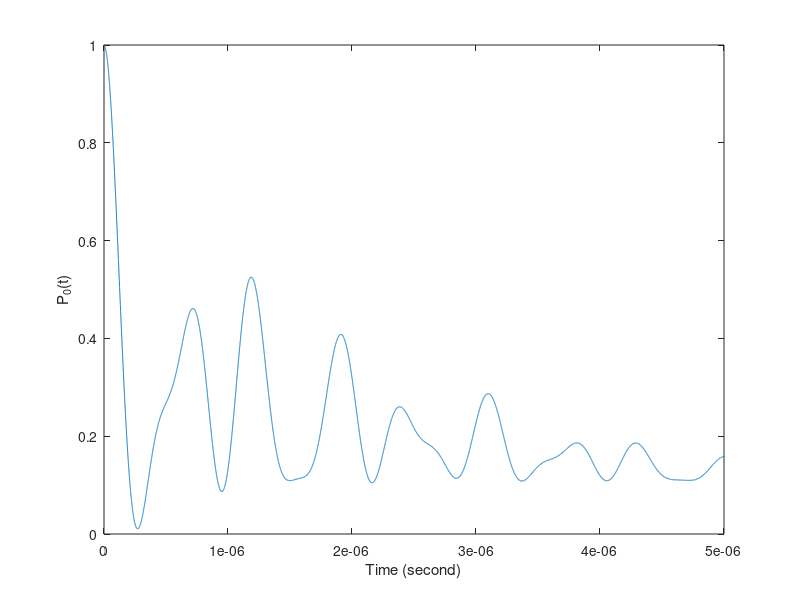
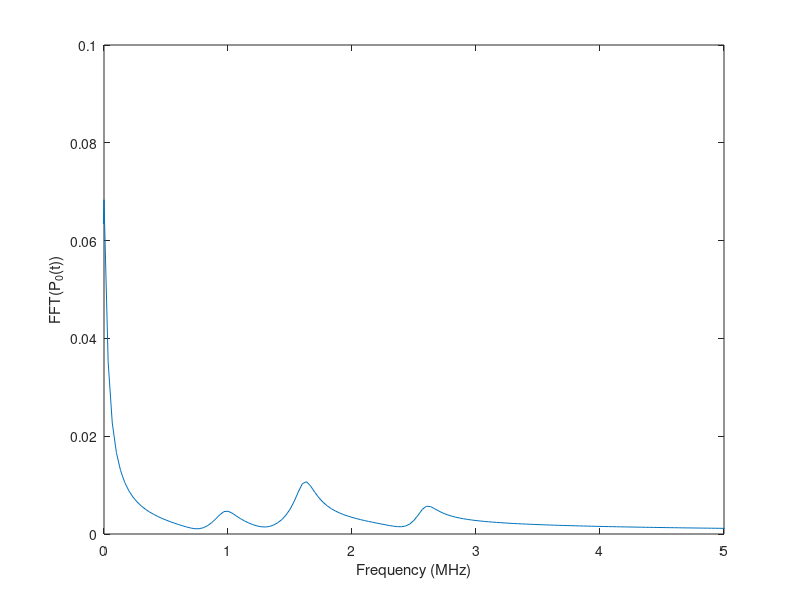

Here is the MATLAB script that generated these plots, in order:
clear
% variables
N = 100000;
n = 3;
t = linspace(0,30e-6,N);
dt = t(2)-t(1);
hbar = 1.05457182e-34;
Omega = 2*pi*1.0e+6;
C_6 = 2*pi*516e9;
lattice_const=6.6;
d12 = lattice_const;
d13 = lattice_const*sqrt(2);
d14 = lattice_const;
d23 = lattice_const;
d24 = lattice_const*sqrt(2);
d34 = lattice_const;

% Matrices and constant
sx = [0,1;1,0];
sz = [1,0;0,-1];
gamma = 2*pi*30*1e3;
F = sqrt(gamma/2)*sz;
I = [1,0;0,1];
P = [1,0;0,0];

% Van der-Waals interaction 
U_matrix = zeros(16,16);
U12 = C_6/d12^6;
U13 = C_6/d13^6;
U14 = C_6/d14^6;
U23 = C_6/d23^6;
U24 = C_6/d24^6;
U34 = C_6/d34^6;

U_matrix(4,4) = U34;
U_matrix(6,6) = U24;
U_matrix(7,7) = U23;
U_matrix(8,8) = U23 + U24 + U34;
U_matrix(10,10) = U14;
U_matrix(11,11) = U13;
U_matrix(12,12) = U13 + U14 + U34;
U_matrix(13,13) = U12;
U_matrix(14,14) = U12 + U14 + U24;
U_matrix(15,15) = U12 + U13 + U23;
U_matrix(16,16) = U12 + U13 + U14 + U23 + U24 + U34;

%Hamiltonian
H = hbar*Omega*(kron(kron(kron(sx,P),I),P) + kron(kron(kron(P,sx),P),I) + kron(kron(kron(I,P),sx),P) + kron(kron(kron(P,I),P),sx))/2 + hbar*U_matrix;

% rho
rho = zeros(size(H,1),size(H,2)); % rho_t 2^N_atom, 2^N_atom 
rho(1,1) = 1;

% Linbladian

L1 = kron(kron(kron(F,I),I),I);
L2 = kron(kron(kron(I,F),I),I);
L3 = kron(kron(kron(I,I),F),I);
L4 = kron(kron(kron(I,I),I),F);
L0 = L1 + L2 + L3 + L4;

%the equation
% rho_dot = @(t,rho) (-sqrt(-1)/hbar)*(H.*rho-rho.*H);   
dt=t(2)-t(1);

for i=1:N
    % {L'*L, rho}
    A1 = L1'*L1*rho + rho*L1'*L1;
    A2 = L2'*L2*rho + rho*L2'*L2;
    A3 = L3'*L3*rho + rho*L3'*L3;
    A4 = L4'*L4*rho + rho*L4'*L4;

    % Linblad Ind and C 
    L_ind = L1*rho*L1' + L2*rho*L2' + L3*rho*L3' - 1/2*(A1 + A2 + A3 + A4);
    L_c = L0*rho*L0' - 1/2*(L0'*L0*rho + rho*L0'*L0);
    % Runge-Kutta
    rho_dot = @(t,rho) (-sqrt(-1)/hbar)*(H*rho-rho*H) + L_ind + L_c;

    k_1 = rho_dot(t(i),rho);
    k_2 = rho_dot(t(i)+0.5*dt,rho+0.5*dt*k_1);
    k_3 = rho_dot((t(i)+0.5*dt),(rho+0.5*dt*k_2));
    k_4 = rho_dot((t(i)+dt),(rho+k_3*dt));
    rho = rho + (1/6)*(k_1+2*k_2+2*k_3+k_4)*dt;
    prob_0(i)=rho(1,1);
end

%plot

%for i=1:N
 %    rho=rho+rho_dot(t,rho)*dt;
 %    prob_0(i)=rho(1,1);
%end

%plot
% plot(t,rho)
figure
plot(t,prob_0)
xlim([0 5e-6])
xlabel('Time (second)')
ylabel('P_0(t)')

% fft
spectrum_dynamics=fftshift(fft(prob_0));
fs=1/dt;
w = (-N/2:N/2-1)*(fs/N);
figure
plot(w/1e6,abs(spectrum_dynamics)/N)
xlabel('Frequency (MHz)')
ylabel('FFT(P_0(t))')
xlim([0 5])
ylim([0 1e-1])